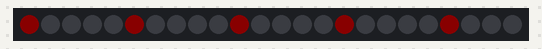
Simulated run of this sketch. Board: Arduino Uno, built with avr-gcc and run on an emulated ATmega328P. Shown: 24 RGB LEDs in strip order, left to right. Dim RGB values are drawn brighter than linear.

Above: at 0.01 s.
At 0.63 s:
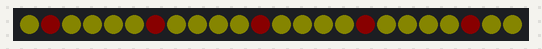
At 1.35 s:
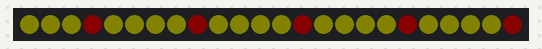

Measured:
- by itself, everything shown: repeats every 1.0 s, in 20 steps

The sketch:

NeoPixel_disco.ino
```cpp
#include <Adafruit_NeoPixel.h>

// Which pin on the Arduino is connected to the NeoPixels?
// On a Trinket or Gemma we suggest changing this to 1
#define PIN            10

// How many NeoPixels are attached to the Arduino?
#define NUMPIXELS      24

Adafruit_NeoPixel pixels = Adafruit_NeoPixel(NUMPIXELS, PIN, NEO_GRB + NEO_KHZ800);

int delayval = 50; // delay for half a second
int clock = 0;

uint32_t highlight = pixels.Color(10, 0, 0);
int patternWidth = 5;
int highlighted = 0;

int maxBackgroundSaturation = 10;
int backgroundUpDown = 1; // 1 .. dim up, -1 .. dim down
int backgroundSaturation = 0;

void setup() {
  pixels.begin(); // This initializes the NeoPixel library.
}

void loop() {
  for (int i = 0; i < NUMPIXELS; i++) {
    uint32_t background = pixels.Color(backgroundSaturation, backgroundSaturation, 0);
    pixels.setPixelColor(i, (((i % patternWidth) == highlighted) ? highlight : background));
  }
  pixels.show(); // This sends the updated pixel color to the hardware.

  if ((clock % 2) == 0) { // move red dots only every 2nd clock tic, half speed of background flashing
    highlighted++;
    highlighted = (highlighted >= patternWidth) ? 0 : highlighted;
  }

  backgroundSaturation += backgroundUpDown;
  if (backgroundSaturation >= maxBackgroundSaturation) {
    backgroundUpDown = -1;
  }
  if (backgroundSaturation <= 0) {
    backgroundUpDown = 1;
  }

  clock++;
  delay(delayval); // Delay for a period of time (in milliseconds).
}
```
